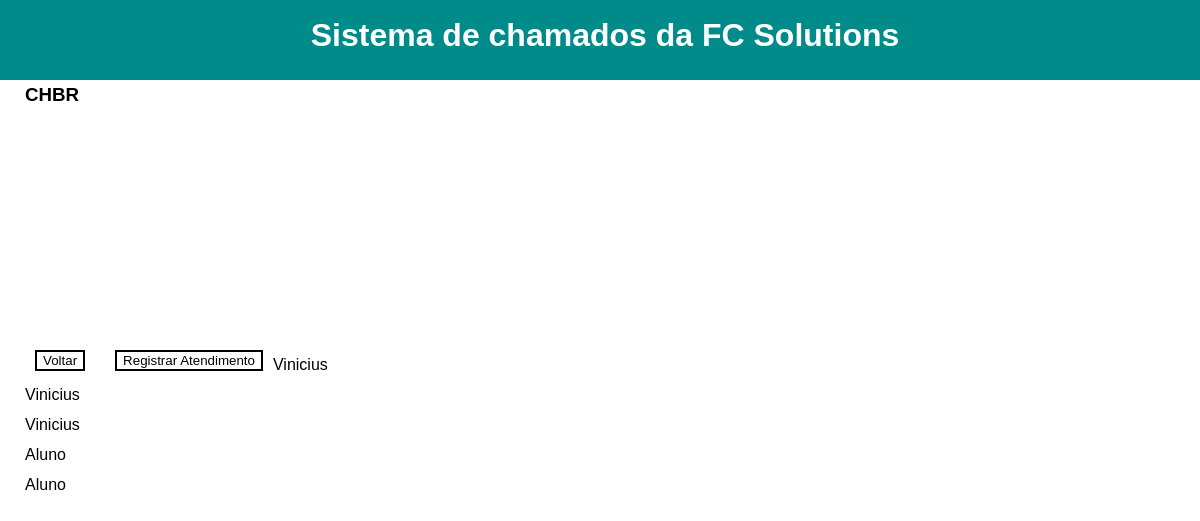
Page /detalhes/ (signed in) on the earlier database version.
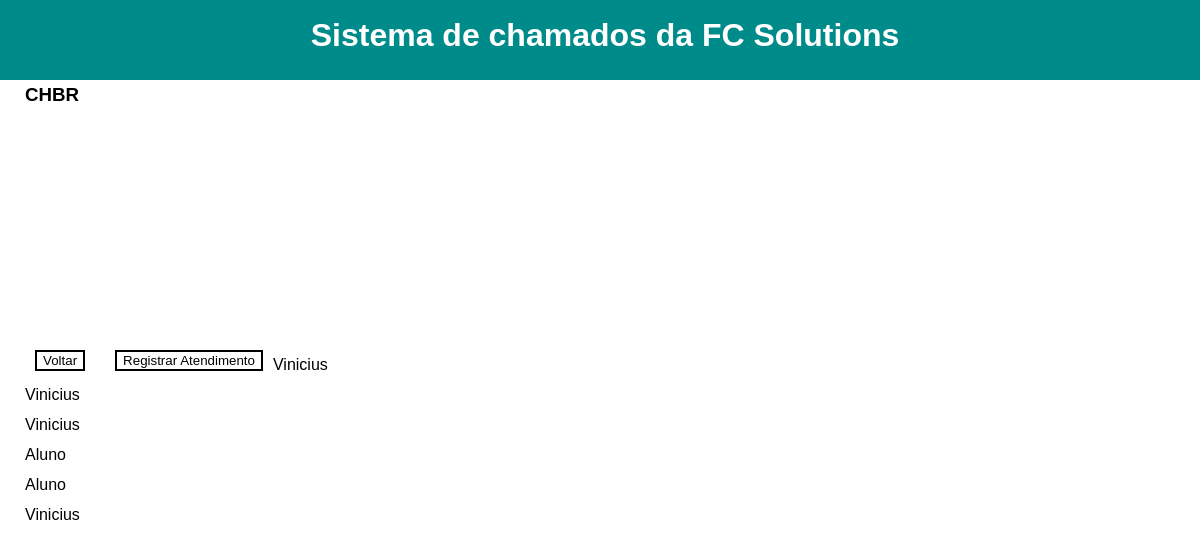
Same page on the later database version.
### Solutions/models.py (models this page shows, shortened)
class Atendimento(models.Model):
    descricao = models.TextField('Descrição', max_length=500, blank=True, null=True)
    autor = models.ForeignKey(Funcionario, on_delete=models.CASCADE, blank=True, null=True)
    chamado = models.ForeignKey(Chamado, on_delete=models.CASCADE, blank=True, null=True)

class Funcionario(models.Model):
    nome = models.CharField('Nome', max_length=128, blank=True, null=True)
    usuario = models.ForeignKey(User, on_delete=models.CASCADE, null=True)
    def __str__(self):
        return self.nome

### Solutions/views.py (the view)
# urls.py: path('detalhes/', atendimentoGet, name='atendimentoGet'),
def atendimentoGet(request):
    atendimentos = []
    if request.user.is_authenticated:
        if request.user.is_superuser:
            atendimentos = Atendimento.objects.filter()
        else:
            atendimentos = Atendimento.objects.filter(autor__usuario=request.user)
    else:
        return render(request, 'Solutions/erro_autenticacao.html', {})
    return render(request, 'Solutions/detalhes.html', {'atendimentos':atendimentos})

### Solutions/templates/Solutions/detalhes.html (shortened to what this page needs)
{% load static %}
<!DOCTYPE html>
<html>
<head>
    <link rel="stylesheet" href="{% static 'css/estilo.css' %}">
</head>
<body>
    <div class="menu">
        <h1 class="h1">Sistema de chamados da FC Solutions</h1>
    </div>
    <div class="detalhes">
        <h3>CH{{chamado.id}}BR</h3><br>
        <p>{{chamado.titulo}}</p><br>
        <p>{{chamado.autor.nome}}</p><br>
        <p>{{chamado.descricao}}</p><br>
        <p>{{chamado.telefone}}</p><br>
        <p>{{chamado.data_abertura}}</p><br>
        <p>{{chamado.categoria.nome}}</p><br>
        <p>{{chamado.status.nome}}</p><br>
        <form action="/" style="float: left;"><button class="botton">Voltar</button></form>
        <form action="/atendimento" style="float: left;"><button class="botton">Registrar Atendimento</button></form>
        {% for atendimento in atendimentos %}
            <p>{{atendimento.autor}} </p>
        {% endfor %}
    </div>
</body>
</html>

Differences in the rows shown:
added Atendimento: autor "Vinicius"
